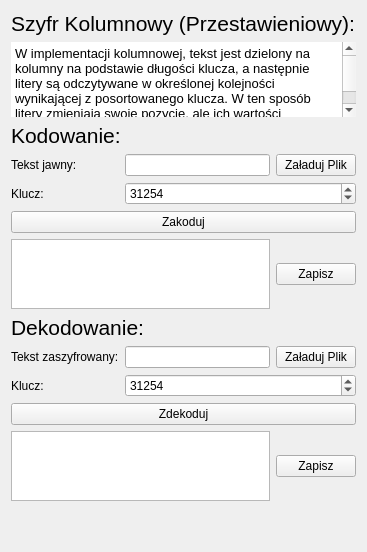
         <widget class="QWidget" name="transpozycyjny_page">
          <property name="focusPolicy">
           <enum>Qt::FocusPolicy::NoFocus</enum>
          </property>
          <layout class="QGridLayout" name="gridLayout_3">
           <item row="3" column="1">
            <widget class="QLineEdit" name="transposition_input_text"/>
           </item>
           <item row="4" column="0">
            <widget class="QLabel" name="label_11">
             <property name="text">
              <string>Klucz:</string>
             </property>
            </widget>
           </item>
           <item row="9" column="0">
            <widget class="QLabel" name="label_13">
             <property name="text">
              <string>Tekst zaszyfrowany:</string>
             </property>
            </widget>
           </item>
           <item row="10" column="0">
            <widget class="QLabel" name="label_14">
             <property name="text">
              <string>Klucz:</string>
             </property>
            </widget>
           </item>
           <item row="3" column="0">
            <widget class="QLabel" name="label_10">
             <property name="text">
              <string>Tekst jawny:</string>
             </property>
            </widget>
           </item>
           <item row="14" column="0">
            <spacer name="verticalSpacer_3">
             <property name="orientation">
              <enum>Qt::Orientation::Vertical</enum>
             </property>
             <property name="sizeHint" stdset="0">
              <size>
               <width>20</width>
               <height>40</height>
              </size>
             </property>
            </spacer>
           </item>
           <item row="9" column="1">
            <widget class="QLineEdit" name="transposition_decode_input_text"/>
           </item>
           <item row="3" column="2">
            <widget class="QPushButton" name="transposition_input_file">
             <property name="text">
              <string>Załaduj Plik</string>
             </property>
            </widget>
           </item>
           <item row="9" column="2">
            <widget class="QPushButton" name="transposition_decode_input_file">
             <property name="text">
              <string>Załaduj Plik</string>
             </property>
            </widget>
           </item>
           <item row="10" column="1" colspan="2">
            <widget class="QSpinBox" name="transposition_decode_input_key">
             <property name="maximum">
              <number>1999999999</number>
             </property>
             <property name="value">
              <number>31254</number>
             </property>
            </widget>
           </item>
           <item row="12" column="0" colspan="3">
            <widget class="QPushButton" name="transposition_decode_button">
             <property name="text">
              <string>Zdekoduj</string>
             </property>
            </widget>
           </item>
           <item row="8" column="0" colspan="3">
            <widget class="QLabel" name="label_12">
             <property name="font">
              <font>
               <pointsize>16</pointsize>
              </font>
             </property>
             <property name="text">
              <string>Dekodowanie:</string>
             </property>
            </widget>
           </item>
           <item row="6" column="0" colspan="3">
            <widget class="QPushButton" name="transposition_button">
             <property name="text">
              <string>Zakoduj</string>
             </property>
            </widget>
           </item>
           <item row="4" column="1" colspan="2">
            <widget class="QSpinBox" name="transposition_input_key">
             <property name="wrapping">
              <bool>false</bool>
             </property>
             <property name="frame">
              <bool>true</bool>
             </property>
             <property name="buttonSymbols">
              <enum>QAbstractSpinBox::ButtonSymbols::UpDownArrows</enum>
             </property>
             <property name="specialValueText">
              <string/>
             </property>
             <property name="accelerated">
              <bool>false</bool>
             </property>
             <property name="maximum">
              <number>1999999999</number>
             </property>
             <property name="value">
              <number>31254</number>
             </property>
            </widget>
           </item>
           <item row="2" column="0" colspan="3">
            <widget class="QLabel" name="label_9">
             <property name="font">
              <font>
               <pointsize>16</pointsize>
              </font>
             </property>
             <property name="text">
              <string>Kodowanie:</string>
             </property>
            </widget>
           </item>
           <item row="1" column="0" colspan="3">
            <widget class="QTextEdit" name="textEdit_2">
             <property name="maximumSize">
              <size>
               <width>16777215</width>
               <height>75</height>
              </size>
             </property>
             <property name="frameShape">
              <enum>QFrame::Shape::NoFrame</enum>
             </property>
             <property name="readOnly">
              <bool>true</bool>
             </property>
             <property name="html">
              <string>&lt;!DOCTYPE HTML PUBLIC &quot;-//W3C//DTD HTML 4.0//EN&quot; &quot;http://www.w3.org/TR/REC-html40/strict.dtd&quot;&gt;
&lt;html&gt;&lt;head&gt;&lt;meta name=&quot;qrichtext&quot; content=&quot;1&quot; /&gt;&lt;meta charset=&quot;utf-8&quot; /&gt;&lt;style type=&quot;text/css&quot;&gt;
p, li { white-space: pre-wrap; }
hr { height: 1px; border-width: 0; }
li.unchecked::marker { content: &quot;\2610&quot;; }
li.checked::marker { content: &quot;\2612&quot;; }
&lt;/style&gt;&lt;/head&gt;&lt;body style=&quot; font-family:'Segoe UI'; font-size:9pt; font-weight:400; font-style:normal;&quot;&gt;
&lt;p style=&quot; margin-top:0px; margin-bottom:0px; margin-left:0px; margin-right:0px; -qt-block-indent:0; text-indent:0px;&quot;&gt;&lt;span style=&quot; font-size:10pt;&quot;&gt;W implementacji kolumnowej, tekst jest dzielony na kolumny na podstawie długości klucza, a następnie litery są odczytywane w określonej kolejności wynikającej z posortowanego klucza. W ten sposób litery zmieniają swoje pozycje, ale ich wartości pozostają takie same, co tworzy zaszyfrowany tekst.&lt;/span&gt;&lt;/p&gt;&lt;/body&gt;&lt;/html&gt;</string>
             </property>
            </widget>
           </item>
           <item row="0" column="0" colspan="3">
            <widget class="QLabel" name="label_2">
             <property name="font">
              <font>
               <pointsize>16</pointsize>
              </font>
             </property>
             <property name="text">
              <string>Szyfr Kolumnowy (Przestawieniowy):</string>
             </property>
            </widget>
           </item>
           <item row="7" column="0" colspan="2">
            <widget class="QTextEdit" name="transposition_output">
             <property name="maximumSize">
              <size>
               <width>16777215</width>
               <height>70</height>
              </size>
             </property>
             <property name="readOnly">
              <bool>true</bool>
             </property>
            </widget>
           </item>
           <item row="7" column="2">
            <widget class="QPushButton" name="transposition_output_save">
             <property name="text">
              <string>Zapisz</string>
             </property>
            </widget>
           </item>
           <item row="13" column="0" colspan="2">
            <widget class="QTextEdit" name="transposition_decode_output">
             <property name="maximumSize">
              <size>
               <width>16777215</width>
               <height>70</height>
              </size>
             </property>
             <property name="readOnly">
              <bool>true</bool>
             </property>
            </widget>
           </item>
           <item row="13" column="2">
            <widget class="QPushButton" name="transposition_decode_output_save">
             <property name="text">
              <string>Zapisz</string>
             </property>
            </widget>
           </item>
          </layout>
         </widget>
